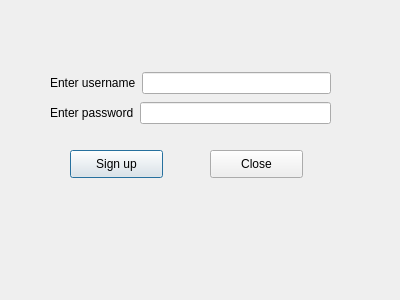
<?xml version="1.0" encoding="UTF-8"?>
<ui version="4.0">
 <class>signUpWindow</class>
 <widget class="QDialog" name="signUpWindow">
  <property name="geometry">
   <rect>
    <x>0</x>
    <y>0</y>
    <width>400</width>
    <height>300</height>
   </rect>
  </property>
  <property name="windowTitle">
   <string>Sign Up</string>
  </property>
  <widget class="QPushButton" name="pushButton_signUp">
   <property name="geometry">
    <rect>
     <x>70</x>
     <y>150</y>
     <width>93</width>
     <height>28</height>
    </rect>
   </property>
   <property name="text">
    <string>Sign up</string>
   </property>
  </widget>
  <widget class="QWidget" name="layoutWidget">
   <property name="geometry">
    <rect>
     <x>50</x>
     <y>70</y>
     <width>281</width>
     <height>57</height>
    </rect>
   </property>
   <layout class="QVBoxLayout" name="verticalLayout">
    <item>
     <layout class="QHBoxLayout" name="horizontalLayout">
      <item>
       <widget class="QLabel" name="label_enterUsername">
        <property name="text">
         <string>Enter username</string>
        </property>
       </widget>
      </item>
      <item>
       <widget class="QLineEdit" name="lineEdit_entrUsnm"/>
      </item>
     </layout>
    </item>
    <item>
     <layout class="QHBoxLayout" name="horizontalLayout_2">
      <item>
       <widget class="QLabel" name="label_enterPassword">
        <property name="text">
         <string>Enter password</string>
        </property>
       </widget>
      </item>
      <item>
       <widget class="QLineEdit" name="lineEdit_entrPsswd"/>
      </item>
     </layout>
    </item>
   </layout>
  </widget>
  <widget class="QPushButton" name="pushButton_close">
   <property name="geometry">
    <rect>
     <x>210</x>
     <y>150</y>
     <width>93</width>
     <height>28</height>
    </rect>
   </property>
   <property name="text">
    <string>Close</string>
   </property>
  </widget>
 </widget>
 <resources/>
 <connections/>
</ui>
